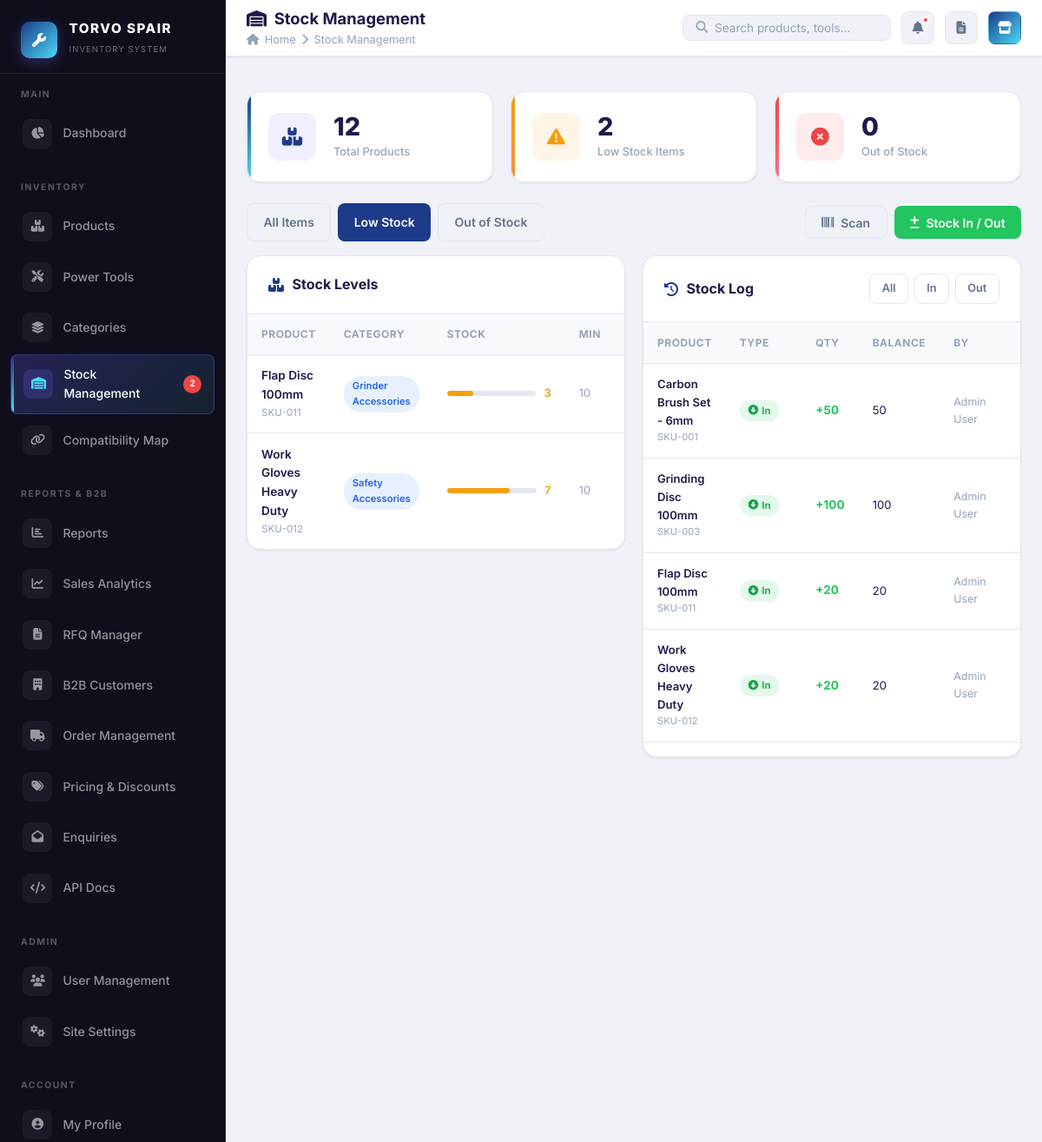
/pages/stock.php?filter=low (signed in), run on the app's committed database.
### tables this page shows
CREATE TABLE IF NOT EXISTS settings (
    setting_key VARCHAR(100) PRIMARY KEY,
    setting_value TEXT,
    category ENUM('frontend', 'admin', 'system') DEFAULT 'frontend',
    updated_at TIMESTAMP DEFAULT CURRENT_TIMESTAMP ON UPDATE CURRENT_TIMESTAMP
);

CREATE TABLE IF NOT EXISTS products (
    id INT AUTO_INCREMENT PRIMARY KEY,
    name VARCHAR(150) NOT NULL,
    sku VARCHAR(100) UNIQUE,
    category_id INT NOT NULL,
    brand VARCHAR(100),
    price DECIMAL(10,2) DEFAULT 0.00,
    quantity INT DEFAULT 0,
    min_stock INT DEFAULT 5,
    description TEXT,
    image VARCHAR(255),
    barcode VARCHAR(100),
    status ENUM('active', 'inactive') DEFAULT 'active',
    created_at TIMESTAMP DEFAULT CURRENT_TIMESTAMP,
    updated_at TIMESTAMP DEFAULT CURRENT_TIMESTAMP ON UPDATE CURRENT_TIMESTAMP,
    FOREIGN KEY (category_id) REFERENCES categories(id) ON DELETE CASCADE
);

CREATE TABLE IF NOT EXISTS categories (
    id INT AUTO_INCREMENT PRIMARY KEY,
    name VARCHAR(100) NOT NULL,
    description TEXT,
    status ENUM('active', 'inactive') DEFAULT 'active',
    created_at TIMESTAMP DEFAULT CURRENT_TIMESTAMP,
    updated_at TIMESTAMP DEFAULT CURRENT_TIMESTAMP ON UPDATE CURRENT_TIMESTAMP
);

CREATE TABLE IF NOT EXISTS stock_logs (
    id INT AUTO_INCREMENT PRIMARY KEY,
    product_id INT NOT NULL,
    user_id INT NOT NULL,
    type ENUM('in', 'out') NOT NULL,
    quantity INT NOT NULL,
    previous_stock INT NOT NULL,
    current_stock INT NOT NULL,
    notes TEXT,
    created_at TIMESTAMP DEFAULT CURRENT_TIMESTAMP,
    FOREIGN KEY (product_id) REFERENCES products(id) ON DELETE CASCADE,
    FOREIGN KEY (user_id) REFERENCES users(id) ON DELETE CASCADE
);

CREATE TABLE IF NOT EXISTS users (
    id INT AUTO_INCREMENT PRIMARY KEY,
    name VARCHAR(100) NOT NULL,
    email VARCHAR(150) NOT NULL UNIQUE,
    password VARCHAR(255) NOT NULL,
    role ENUM('admin', 'staff') DEFAULT 'staff',
    status ENUM('active', 'inactive') DEFAULT 'active',
    created_at TIMESTAMP DEFAULT CURRENT_TIMESTAMP,
    updated_at TIMESTAMP DEFAULT CURRENT_TIMESTAMP ON UPDATE CURRENT_TIMESTAMP
);

### pages/stock.php (the view, shortened to what the rows shown need)
<?php
include BASE_PATH . '/includes/header.php';
$db = getDB();
$filter = sanitize($_GET['filter'] ?? 'all');
$where = ['p.status = "active"'];
if ($filter === 'low') { $where[] = 'p.quantity > 0 AND p.quantity <= p.min_stock'; }
$whereStr = implode(' AND ', $where);
$products = $db->query("
    SELECT p.*, c.name AS category_name
    FROM products p
    JOIN categories c ON p.category_id = c.id
    WHERE $whereStr ORDER BY p.quantity ASC
")->fetchAll();
$logWhere = '1=1';
$logs = $db->query("
    SELECT sl.*, p.name AS product_name, p.sku, u.name AS user_name
    FROM stock_logs sl
    JOIN products p ON sl.product_id = p.id
    JOIN users u ON sl.user_id = u.id
    WHERE $logWhere
    ORDER BY sl.created_at DESC LIMIT 50
")->fetchAll();
?>
<div class="page-body">
<div style="display:grid;grid-template-columns:1fr 1fr;gap:1.25rem;align-items:start;">
<div class="card">
    <div class="table-wrap">
        <table class="data-table">
            <thead><tr><th>Product</th><th>Category</th><th>Stock</th><th>Min</th><th>Action</th></tr></thead>
            <tbody>
            <?php foreach ($products as $p):
                $pct = $p['min_stock'] > 0 ? min(100, ($p['quantity']/$p['min_stock'])*100) : ($p['quantity']>0?100:0);
                $sc  = $p['quantity']==0 ? 'stock-zero' : ($p['quantity']<=$p['min_stock'] ? 'stock-low' : 'stock-ok');
            ?>
            <tr>
                <td>
                    <div style="font-weight:600;font-size:0.85rem;"><?= htmlspecialchars($p['name']) ?></div>
                    <div style="font-size:0.72rem;color:var(--text-muted);"><?= htmlspecialchars($p['sku']) ?></div>
                </td>
                <td><span class="badge-pill badge-info" style="font-size:0.7rem;"><?= htmlspecialchars($p['category_name']) ?></span></td>
                <td>
                    <div class="stock-bar-wrap <?= $sc ?>">
                        <div class="stock-bar"><div class="stock-bar-fill" style="width:<?= $pct ?>%"></div></div>
                        <span class="stock-qty" style="color:<?= $p['quantity']==0?'var(--danger)':($p['quantity']<=$p['min_stock']?'var(--warning)':'var(--success)') ?>"><?= $p['quantity'] ?></span>
                    </div>
                </td>
                <td style="font-size:0.8rem;color:var(--text-muted);"><?= $p['min_stock'] ?></td>
                <td>
                </td>
            </tr>
            <?php endforeach; ?>
            </tbody>
        </table>
    </div>
</div>
<div class="card">
    <div class="table-wrap" style="max-height:500px;overflow-y:auto;">
        <table class="data-table">
            <thead><tr><th>Product</th><th>Type</th><th>Qty</th><th>Balance</th><th>By</th><th>When</th></tr></thead>
            <tbody>
            <?php foreach ($logs as $log): ?>
            <tr>
                <td>
                    <div style="font-size:0.82rem;font-weight:600;"><?= htmlspecialchars($log['product_name']) ?></div>
                    <div style="font-size:0.7rem;color:var(--text-muted);"><?= htmlspecialchars($log['sku']) ?></div>
                </td>
                <td>
                    <?php if ($log['type']==='in'): ?>
                        <span class="badge-pill badge-success"><i class="fas fa-arrow-alt-circle-down"></i> In</span>
                    <?php else: ?>
                        <span class="badge-pill badge-warning"><i class="fas fa-arrow-alt-circle-up"></i> Out</span>
                    <?php endif; ?>
                </td>
                <td style="font-weight:700;font-size:0.85rem;color:<?= $log['type']==='in'?'var(--success)':'var(--warning)' ?>;">
                    <?= $log['type']==='in'?'+':'-' ?><?= $log['quantity'] ?>
                </td>
                <td style="font-size:0.82rem;"><?= $log['current_stock'] ?></td>
                <td style="font-size:0.78rem;color:var(--text-muted);"><?= htmlspecialchars($log['user_name']) ?></td>
                <td style="font-size:0.75rem;color:var(--text-muted);white-space:nowrap;"><?= date('d M, h:ia', strtotime($log['created_at'])) ?></td>
            </tr>
            <?php endforeach; ?>
            </tbody>
        </table>
    </div>
</div>
</div>
</div>
<?php include BASE_PATH . '/includes/footer.php'; ?>

### includes/header.php (shortened to what the rows shown need)
<?php
require_once BASE_PATH . '/config/database.php';
?>
<!DOCTYPE html>
<html lang="en">
<head>
    <link rel="stylesheet" href="https://cdnjs.cloudflare.com/ajax/libs/font-awesome/6.5.0/css/all.min.css">
    <link rel="stylesheet" href="<?= APP_URL ?>/assets/css/style.css">
</head>
<body>
<div class="app-layout">
<aside class="sidebar" id="sidebar">
    <div class="sidebar-brand">
        <div class="brand-text">
            <h2><?= getSetting('site_title', 'TORVO SPAIR') ?></h2>
            <span>Inventory System</span>
        </div>
    </div>
</aside>
<div class="main-content">

### data on the page
settings: setting_value "TORVO SPAIR"
products: name "Flap Disc 100mm", sku "SKU-011", category.name "Grinder Accessories", quantity "3", min_stock "10"
products: name "Work Gloves Heavy Duty", sku "SKU-012", category.name "Safety Accessories", quantity "7", min_stock "10"
stock_logs: product.name "Carbon Brush Set - 6mm", product.sku "SKU-001", type "in" (drawn), quantity "50", current_stock "50", user.name "Admin User"
stock_logs: product.name "Grinding Disc 100mm", product.sku "SKU-003", type "in" (drawn), quantity "100", current_stock "100", user.name "Admin User"
stock_logs: product.name "Flap Disc 100mm", product.sku "SKU-011", type "in" (drawn), quantity "20", current_stock "20", user.name "Admin User"
stock_logs: product.name "Work Gloves Heavy Duty", product.sku "SKU-012", type "in" (drawn), quantity "20", current_stock "20", user.name "Admin User"

### other printed values
$lowStockCount "2"
$pageTitle "Stock Management"
$pageBreadcrumb "Stock Management"
$totalItems "12"
$lowItems "2"
$outItems "0"
$v "All Items"
$v "Low Stock"
$v "Out of Stock"
